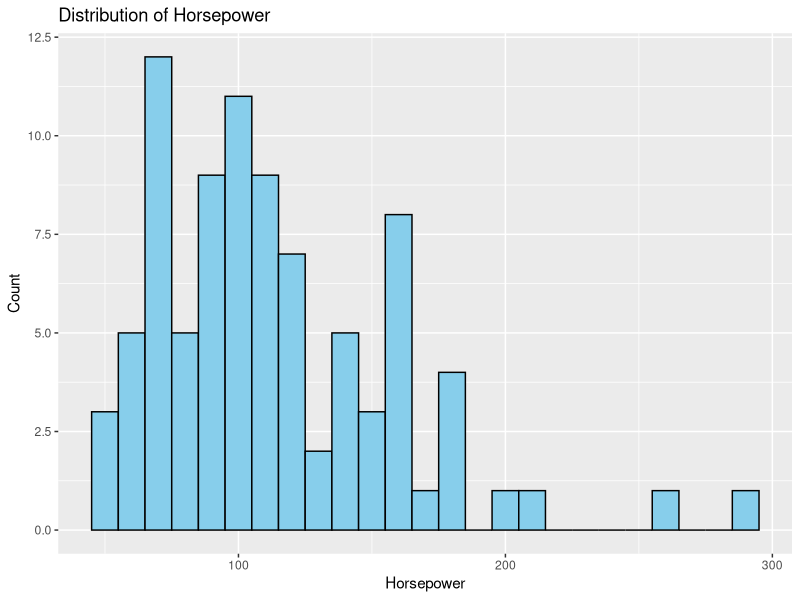
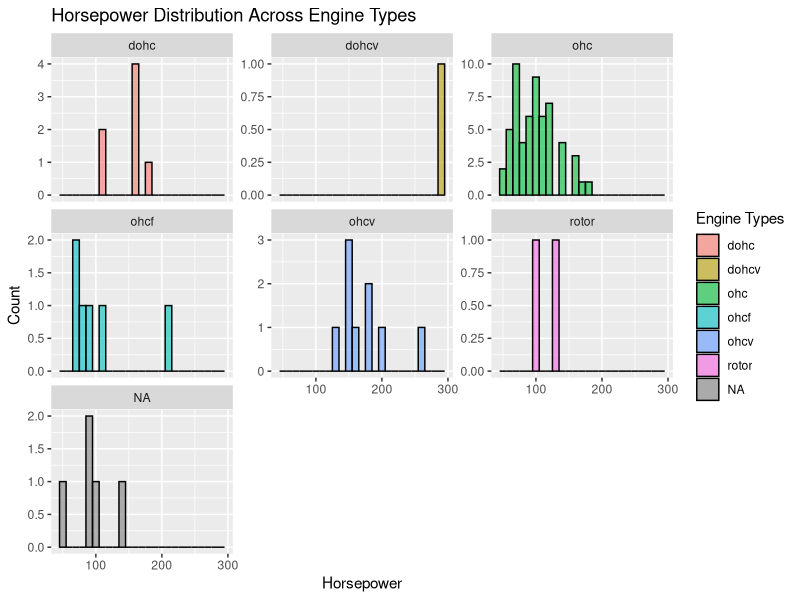

These charts were generated, in order, by the following R code:
## ---- chunk 1
knitr::opts_chunk$set(echo = TRUE,
                      comment = "",
                      message = FALSE,
                      warning = FALSE)
## ---- chunk 2
#Read the dataset and replace "?" with NA
engine <- read.csv("Engine.csv", na.strings = "?")
automobile <- read.csv("Automobile.csv", na.strings = "?")
maintenance <- read.csv("Maintenance.csv", na.strings = "?")
## ---- chunk 3
#Inspect the structure of the dataset "Engine.csv"
str(engine)
#Inspect the structure of the dataset "Automobile.csv"
str(automobile)
#Inspect the structure of the dataset "Maintenance.csv"
str(maintenance)
## ---- chunk 4
#Count total missing values after replacing "?" with NA
cat("Missing values in Engine:", sum(is.na(engine)), "\n")
cat("Missing values in Automobile:", sum(is.na(automobile)), "\n")
cat("Missing values in Maintenance:", sum(is.na(maintenance)), "\n")
## ---- chunk 5
# Check which columns contain NA in the Engine dataset
colSums(is.na(engine))
# Count number of rows in Engine affected by missing values
rows_with_na <- sum(rowSums(is.na(engine)) > 0)
cat("Rows with missing values in Engine:", rows_with_na, "\n")
## ---- chunk 6
#Convert categorical variables to factors
automobile$BodyStyles <- as.factor(automobile$BodyStyles)
engine$FuelTypes <- as.factor(engine$FuelTypes)
maintenance$ErrorCodes <- as.factor(maintenance$ErrorCodes)

#Compute the median Horsepower for imputation
median_hp <- median(engine$Horsepower, na.rm = TRUE)

#Replace the missing Horsepower values with median
engine$Horsepower[is.na(engine$Horsepower)] <- median_hp
## ---- chunk 7
# Distribution of Horsepower Across Engine Types
library(ggplot2)

#Visualize Horsepower distribution
ggplot(engine, aes(x = Horsepower)) +
  geom_histogram(binwidth = 10, fill = "skyblue", color = "black") +
  labs(title = "Distribution of Horsepower", 
       x = "Horsepower", 
       y = "Count")
## ---- chunk 8
# Distribution of Horsepower Across Engine Types
library(ggplot2)

# Histogram of Horsepower for each engine type
ggplot(engine, aes(x = Horsepower, fill = EngineType)) +
  geom_histogram(binwidth = 10, alpha = 0.6, color = "black") +
  facet_wrap(~EngineType, scales="free_y") +
  labs(title = "Horsepower Distribution Across Engine Types",
       x = "Horsepower",
       y = "Count",
       fill = "Engine Types")
## ---- chunk 9
# Create Engine Size Groups
engine$SizeGroup <- cut(engine$EngineSize,
  breaks = c(60, 90, 190, 299, Inf),
  labels = c("60-90", "91-190", "191-299", "300+"))
